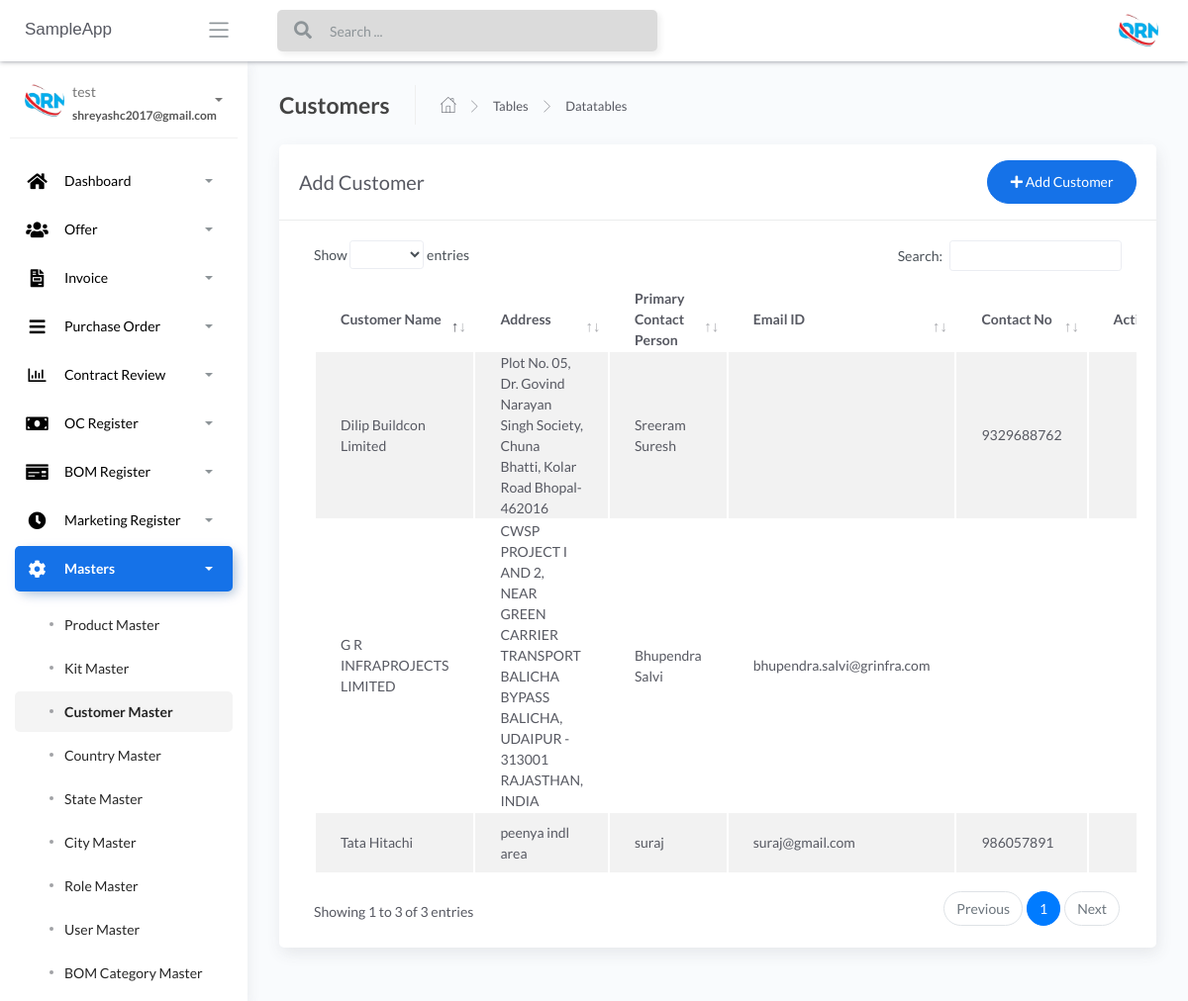
Page /Customer-masters (signed in) on the committed database.
### apps/authentication/models.py (models this page shows, shortened)
class Users(db.Model, UserMixin):
    __tablename__ = 'Users'
    id = db.Column(db.Integer, primary_key=True)
    username = db.Column(db.String(64), unique=True)
    email = db.Column(db.String(64), unique=True)
    password = db.Column(db.LargeBinary)

### apps/home/models.py (models this page shows, shortened)
class CustomerMaster(db.Model):
    __tablename__ = "customermaster"
    id = db.Column(db.Integer, primary_key=True)
    customer_name = db.Column(db.String())
    primary_contact_name = db.Column(db.String())
    secondary_contact_name = db.Column(db.String())
    email_id = db.Column(db.String())
    contact_number = db.Column(db.INT())
    pan_number = db.Column(db.String())
    gst_number = db.Column(db.String())
    address = db.Column(db.String())
    customer_country_name = db.Column(db.String())
    customer_state_name = db.Column(db.String())
    customer_city_name = db.Column(db.String())

### apps/home/routes.py (the view, shortened to what this page needs)
@blueprint.route('/Customer-masters', methods=['GET', 'POST'])
@login_required
def Customer_masters():
    if request.method == 'GET':
        users = CustomerMaster.query.all()
        city_master = CityMaster.query.all()
        return render_template('home/Customer-masters.html',users=users,city_master=city_master, segment='Customer-masters')

### apps/__init__.py (called while the page is built)
def configure_database(app):
    @app.before_first_request
    def initialize_database():
        db.create_all()
    @app.teardown_request
    def shutdown_session(exception=None):
        db.session.remove()

### apps/authentication/models.py (called while the page is built)
@login_manager.user_loader
def user_loader(id):
    return Users.query.filter_by(id=id).first()

### apps/templates/home/Customer-masters.html (shortened to what this page needs)
{% extends "layouts/base.html" %}
{% block content %}
	<div class="content">
		<div class="page-inner">
			<div class="page-header">
				<h4 class="page-title">Customers</h4>
				<ul class="breadcrumbs">
					<li class="nav-home">
						<a href="#">
							<i class="flaticon-home"></i>
						</a>
					</li>
					<li class="separator">
						<i class="flaticon-right-arrow"></i>
					</li>
					<li class="nav-item">
						<a href="#">Tables</a>
					</li>
					<li class="separator">
						<i class="flaticon-right-arrow"></i>
					</li>
					<li class="nav-item">
						<a href="#">Datatables</a>
					</li>
				</ul>
			</div>
			<div class="row">
				<div class="col-md-12">
					<div class="card">
						<div class="card-header">
							<div class="d-flex align-items-center">
								<h4 class="card-title">Add Customer</h4>
								<button class="btn btn-primary btn-round ml-auto" data-toggle="modal" data-target="#addRowModal">
									<i class="fa fa-plus"></i>
									Add Customer
								</button>
							</div>
						</div>
						<div class="card-body">
							<div class="table-responsive">
								<table id="add-row" class="display table table-striped table-hover" >
									<thead>
										<tr>
											<th>Customer Name</th>
											<th>Address</th>
                                            <th>Primary Contact Person</th>
											<th>Email ID</th>
											<th>Contact No</th>
											<th style="width: 10%">Action</th>
										</tr>
									</thead>
									<tbody>
									{% for user in users %}
											<tr
											{% if loop.index %2==0 %}
											{% else %}
											{% endif %}
											>
											<td>{{user.customer_name}}</td>
											<td>{{user.address}}</td>
											<td>{{user.primary_contact_name}}</td>
											<td>{{user.email_id}}</td>
											<td>{{user.contact_number}}</td>
											<td>
											<div class="form-button-action">
											<span style="font-size: 24px;color:green;">
											<a href="/{{user.id}}/editcustomer" type="button" data-toggle="tooltip" title="" class="btn btn-link btn-primary btn-lg" data-original-title="Edit Task"> </a>
											</span>
											</div>
											</td>
										</tr>
									{% endfor %}
									</tbody>
								</table>
							</div>
						</div>
					</div>
				</div>
			</div>
		</div>
	</div>
{% endblock content %}

### apps/templates/includes/sidebar.html (shortened to what this page needs)
		<div class="sidebar sidebar-style-2" data-background-color="white">
			<div class="sidebar-wrapper scrollbar scrollbar-inner">
				<div class="sidebar-content">
				{% if current_user.is_authenticated %}
					<div class="user">
						<div class="avatar-sm float-left mr-2">
							<img src="/static/assets/img/logo.jpg" alt="..." class="avatar-img rounded-circle">
						</div>
						<div class="info">
							<a data-toggle="collapse" href="#collapseExample" aria-expanded="true">
								<span>
									{{ current_user.username }}
									<span class="user-level">
										{{ current_user.email }}
									</span>
									<span class="caret"></span>
								</span>
							</a>
						</div>
					</div>
					<ul class="nav nav-primary">
						<li class="nav-item {% if 'dashboard' in segment %} active {% endif %}">
							<a data-toggle="collapse" href="#dashboard" aria-expanded="false">
								<i style="color:black;" class="fas fa-home"></i>
								<p style="color:black;">Dashboard</p>
								<span class="caret"></span>
							</a>
						</li>
						<li class="nav-item {% if 'offer-' in segment %} active {% endif %}">
							<a data-toggle="collapse" href="#base">
								<i  style="color:black;" class="fas fa-users"></i>
								<p  style="color:black;">Offer</p>
								<span class="caret"></span>
							</a>
						</li>
						<li class="nav-item {% if 'invoice' in segment %} active {% endif %}">
							<a data-toggle="collapse" href="#invoice">
								<i  style="color:black;" class="fas fa-file-invoice"></i>
								<p  style="color:black;">Invoice</p>
								<span class="caret"></span>
							</a>
						</li>
						<li class="nav-item {% if 'purchaseorder' in segment %} active {% endif %}">
							<a data-toggle="collapse" href="#purchaseorder">
								<i  style="color:black;" class="fas fa-bars"></i>
								<p  style="color:black;">Purchase Order</p>
								<span class="caret"></span>
							</a>
						</li>
						<li class="nav-item {% if 'contractreview' in segment %} active {% endif %}">
							<a data-toggle="collapse" href="#contractreview">
								<i  style="color:black;" class="far fa-chart-bar"></i>
								<p  style="color:black;">Contract Review</p>
								<span class="caret"></span>
							</a>
						</li>
						<li class="nav-item {% if 'OcRegister' in segment %} active {% endif %}">
							<a data-toggle="collapse" href="#OcRegister">
								<i  style="color:black;" class="fas fa-money-bill"></i>
								<p  style="color:black;">OC Register</p>
								<span class="caret"></span>
							</a>
						</li>
						<li class="nav-item {% if 'BOMRegister' in segment %} active {% endif %}">
							<a data-toggle="collapse" href="#BOMRegister">
								<i  style="color:black;" class="fas fa-money-check"></i>
								<p  style="color:black;">BOM Register</p>
								<span class="caret"></span>
							</a>
						</li>
						<li class="nav-item {% if 'MarketingRegister' in segment %} active {% endif %}">
							<a data-toggle="collapse" href="#MarketingRegister">
								<i  style="color:black;" class="fas fa-clock"></i>
								<p  style="color:black;">Marketing Register</p>
								<span class="caret"></span>
							</a>
						</li>
						<li class="nav-item {% if 'masters' in segment %} active {% endif %}">
							<a data-toggle="collapse" href="#masters">
								<i  style="color:black;" class="fas fa-cog fa-spin"></i>
								<p  style="color:black;">Masters</p>
								<span class="caret"></span>
							</a>
							<div class="collapse {% if 'masters' in segment %} show {% endif %}" id="masters">
								<ul class="nav nav-collapse">
									<li class="{% if 'Product-masters' in segment %} active {% endif %}">
										<a href="/Product-masters">
											<span  style="color:black;" class="sub-item">Product Master</span>
										</a>
									</li>
									<li class="{% if 'Kit-masters' in segment %} active {% endif %}">
										<a href="/Kit-masters">
											<span  style="color:black;"class="sub-item">Kit Master</span>
										</a>
									</li>
									<li class="{% if 'Customer-masters' in segment %} active {% endif %}">
										<a href="/Customer-masters">
											<span  style="color:black;" class="sub-item">Customer Master</span>
										</a>
									</li>
									<li class="{% if 'Country-masters' in segment %} active {% endif %}">
										<a href="/Country-masters">
											<span  style="color:black;" class="sub-item">Country Master</span>
										</a>
									</li>
									<li class="{% if 'State-masters' in segment %} active {% endif %}">
										<a href="/State-masters">
											<span  style="color:black;" class="sub-item">State Master</span>
										</a>
									</li>
									<li class="{% if 'City-masters' in segment %} active {% endif %}">
										<a href="/City-masters">
											<span  style="color:black;" class="sub-item">City Master</span>
										</a>
									</li>
									<li class="{% if 'Role-masters' in segment %} active {% endif %}">
										<a href="/Role-masters">
											<span  style="color:black;" class="sub-item">Role Master</span>
										</a>
									</li>
									<li class="{% if 'User-masters' in segment %} active {% endif %}">
										<a href="/User-masters">
											<span  style="color:black;" class="sub-item">User Master</span>
										</a>
									</li>
									<li class="{% if 'BOM-Category-masters' in segment %} active {% endif %}">
										<a href="/BOM-Category-masters">
											<span  style="color:black;" class="sub-item">BOM Category Master</span>
										</a>
									</li>
									<li class="{% if 'BOM-masters' in segment %} active {% endif %}">
										<a href="/BOM-masters">
										</a>
									</li>
								</ul>
							</div>
						</li>
					</ul>
				{% endif %}
				</div>
			</div>
		</div>

### rows in the picture
Users: username "test", email "shreyashc2017@gmail.com"
CustomerMaster: customer_name "Tata Hitachi", address "peenya indl area", primary_contact_name "suraj", email_id "suraj@gmail.com", contact_number "986057891"
CustomerMaster: customer_name "Dilip Buildcon Limited", address "Plot No. 05, Dr. Govind Narayan Singh Society, Chuna Bhatti, Kolar Road Bhopal-462016", primary_contact_name "Sreeram Suresh", contact_number "9329688762"
CustomerMaster: customer_name "G R INFRAPROJECTS LIMITED", address "CWSP PROJECT I AND 2, NEAR GREEN CARRIER TRANSPORT BALICHA BYPASS BALICHA, UDAIPUR - 313001 RAJASTHAN, INDIA", primary_contact_name "Bhupendra Salvi", email_id "bhupendra.salvi@grinfra.com"
